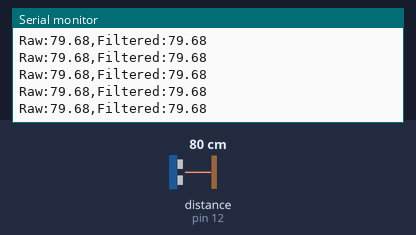
The sketch below on a simulated Arduino Uno, built with avr-gcc and run on an emulated ATmega328P. On the bench: the last lines printed to the serial monitor. Wiring (inferred from the names in the program): ultrasonic range finder: trigger pin 11; echo pin 12. The inputs (shaded band) are chosen by the test bench; at power-on: distance to the obstacle (sensor on pin 12) 80 cm. The echo pulse lasts 58.3 µs per cm.

Above: at 1.2 s.
1.3 s: distance to the obstacle (sensor on pin 12) set to 2 cm
At 1.39 s:
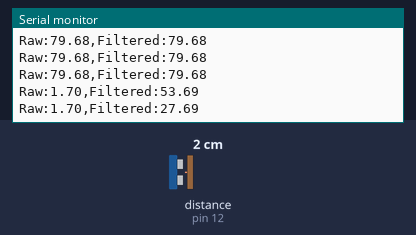
2.8 s: distance to the obstacle (sensor on pin 12) set to 4 cm
At 2.83 s:
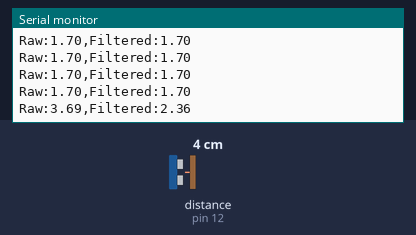
Timing chart, 0 to 5.8 s (numbered marks = the images above; inputs shaded):
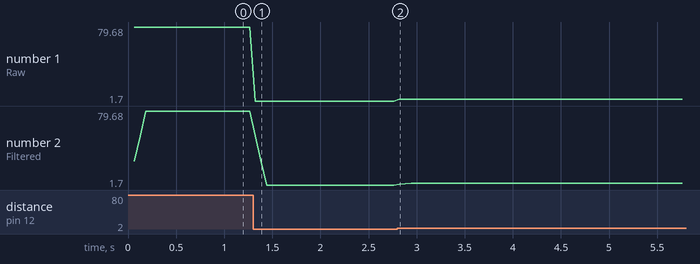

Measured:
- after the input at 1.3 s, the serial monitor: prints a new line at once (image 1)
- after the input at 2.8 s, the serial monitor: prints a new line at once (image 2)
- plotted number 1: 79.68 → 1.7 after the input at 1.3 s, 1.7 → 3.69 after the input at 2.8 s
- plotted number 2: 79.68 → 1.7 after the input at 1.3 s, 1.7 → 3.69 after the input at 2.8 s

The sketch:

T03_CodeExample.ino
```cpp
const int trigPin = 11;
const int echoPin = 12;

unsigned long previousMillis = 0; // Stores the last time the sensor was read
const long interval = 60;         // Interval at which to ping (milliseconds)

// Filter variables
const int window_size = 3;
float window[window_size]; // Array to store 10 samples
int window_index = 0;       // Keeps track of where we are in the array


void setup() {
  Serial.begin(9600);

  //ultrasonic
  pinMode(echoPin, INPUT);
  pinMode(trigPin, OUTPUT);

}

void loop() {
  unsigned long currentMillis = millis(); // Grab the current time

  if (currentMillis - previousMillis >= interval) {
    previousMillis = currentMillis; // Save the last time you pinged

    float raw_distance = readSensorData();

    // Overwrite data at index
    window[window_index] = raw_distance;
    window_index = (window_index + 1) % window_size; // Advance index (0 --> 1 --> ... --> 9 --> 0)

    // Calculate the average of the current window
    float sum = 0;
    for (int i = 0; i < window_size; i++) {
      sum += window[i];
    }
    float filtered_distance = sum / window_size;


    Serial.print("Raw:");
    Serial.print(raw_distance * 100);
    Serial.print(",");
    Serial.print("Filtered:");
    Serial.println(filtered_distance * 100);
  }

}

float readSensorData() {
  digitalWrite(trigPin, HIGH);
  delayMicroseconds(10);
  digitalWrite(trigPin, LOW);
  float distance = pulseIn(echoPin, HIGH, 30000) * 343 * 1e-6 * 0.5; //Equivalent to (340m/s*1us)/2
  return distance;
}
```
